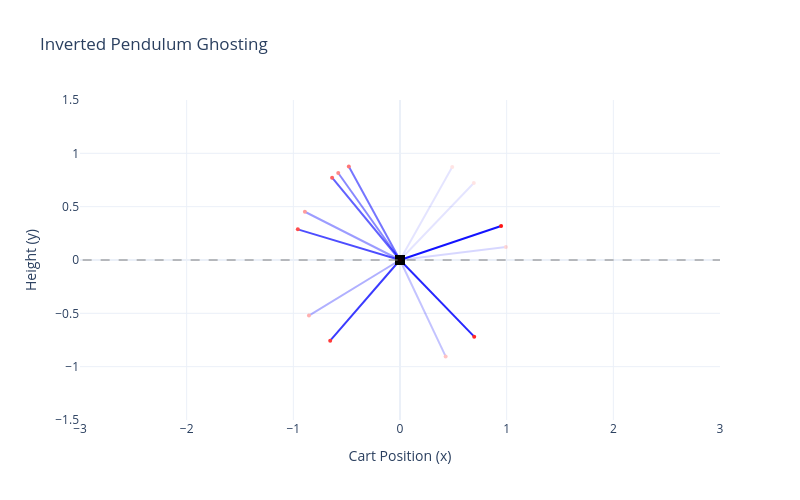

Notebook code for this chart:
### Code cell
def plot_simulation_ghosting(
    history: list[dict[str, float]],
    pole_length: float = 1.0,
    title: str = "Inverted Pendulum Ghosting",
):
    fig = go.Figure()

    # Draw the ground line
    fig.add_shape(
        type="line",
        x0=-5,
        y0=0,
        x1=5,
        y1=0,
        line=dict(color="Gray", width=1, dash="dash"),
    )

    for i, entry in enumerate(history):
        total_ghosts = len(history)

        cart_x = entry["x"]
        theta = entry["theta"]

        # 0 radians is up so x = sin, y = cos
        pole_x = cart_x + pole_length * np.sin(theta)
        pole_y = pole_length * np.cos(theta)

        opacity = max(0.1, i / total_ghosts)

        fig.add_trace(
            go.Scatter(
                x=[cart_x, pole_x],
                y=[0, pole_y],
                mode="lines+markers",
                line=dict(width=2, color="blue"),
                marker=dict(size=4, color="red"),
                opacity=opacity,
                showlegend=False,
                hoverinfo="text",
                text=f"Frame: {entry['frame']} | Theta: {np.degrees(theta):.1f}°",
            )
        )

        fig.add_trace(
            go.Scatter(
                x=[cart_x],
                y=[0],
                mode="markers",
                marker=dict(symbol="square", size=10, color="black"),
                opacity=opacity,
                showlegend=False,
            )
        )

    fig.update_layout(
        title=title,
        xaxis=dict(title="Cart Position (x)", range=[-2.5, 2.5]),
        yaxis=dict(
            title="Height (y)", range=[-1.5, 1.5], scaleanchor="x", scaleratio=1
        ),
        template="plotly_white",
        width=800,
        height=500,
    )

    return fig

plot_simulation_ghosting(history[::5], simple_cart.l)

### Figure 1 — Plotly figure (JSON) as saved in the notebook; plotly's stock layout.template omitted (floating-point values rounded to 4 significant figures)
{"data": [{"hoverinfo": "text", "line": {"color": "blue", "width": 2}, "marker": {"color": "red", "size": 4}, "mode": "lines+markers", "opacity": 0.1, "showlegend": false, "text": "Frame: 1 | Theta: 29.3°", "type": "scatter", "x": [0, 0.4897], "y": [0, 0.8719]}, {"marker": {"color": "black", "size": 10, "symbol": "square"}, "mode": "markers", "opacity": 0.1, "showlegend": false, "type": "scatter", "x": [0], "y": [0]}, {"hoverinfo": "text", "line": {"color": "blue", "width": 2}, "marker": {"color": "red", "size": 4}, "mode": "lines+markers", "opacity": 0.1, "showlegend": false, "text": "Frame: 6 | Theta: 43.8°", "type": "scatter", "x": [0, 0.6922], "y": [0, 0.7217]}, {"marker": {"color": "black", "size": 10, "symbol": "square"}, "mode": "markers", "opacity": 0.1, "showlegend": false, "type": "scatter", "x": [0], "y": [0]}, {"hoverinfo": "text", "line": {"color": "blue", "width": 2}, "marker": {"color": "red", "size": 4}, "mode": "lines+markers", "opacity": 0.1538, "showlegend": false, "text": "Frame: 11 | Theta: 83.0°", "type": "scatter", "x": [0, 0.9926], "y": [0, 0.1216]}, {"marker": {"color": "black", "size": 10, "symbol": "square"}, "mode": "markers", "opacity": 0.1538, "showlegend": false, "type": "scatter", "x": [0], "y": [0]}, {"hoverinfo": "text", "line": {"color": "blue", "width": 2}, "marker": {"color": "red", "size": 4}, "mode": "lines+markers", "opacity": 0.2308, "showlegend": false, "text": "Frame: 16 | Theta: 154.7°", "type": "scatter", "x": [0, 0.428], "y": [0, -0.9038]}, {"marker": {"color": "black", "size": 10, "symbol": "square"}, "mode": "markers", "opacity": 0.2308, "showlegend": false, "type": "scatter", "x": [0], "y": [0]}, {"hoverinfo": "text", "line": {"color": "blue", "width": 2}, "marker": {"color": "red", "size": 4}, "mode": "lines+markers", "opacity": 0.3077, "showlegend": false, "text": "Frame: 21 | Theta: -121.4°", "type": "scatter", "x": [0, -0.8536], "y": [0, -0.5209]}, {"marker": {"color": "black", "size": 10, "symbol": "square"}, "mode": "markers", "opacity": 0.3077, "showlegend": false, "type": "scatter", "x": [0], "y": [0]}, {"hoverinfo": "text", "line": {"color": "blue", "width": 2}, "marker": {"color": "red", "size": 4}, "mode": "lines+markers", "opacity": 0.3846, "showlegend": false, "text": "Frame: 26 | Theta: -63.1°", "type": "scatter", "x": [0, -0.8919], "y": [0, 0.4523]}, {"marker": {"color": "black", "size": 10, "symbol": "square"}, "mode": "markers", "opacity": 0.3846, "showlegend": false, "type": "scatter", "x": [0], "y": [0]}, {"hoverinfo": "text", "line": {"color": "blue", "width": 2}, "marker": {"color": "red", "size": 4}, "mode": "lines+markers", "opacity": 0.4615, "showlegend": false, "text": "Frame: 31 | Theta: -35.4°", "type": "scatter", "x": [0, -0.5791], "y": [0, 0.8152]}, {"marker": {"color": "black", "size": 10, "symbol": "square"}, "mode": "markers", "opacity": 0.4615, "showlegend": false, "type": "scatter", "x": [0], "y": [0]}, {"hoverinfo": "text", "line": {"color": "blue", "width": 2}, "marker": {"color": "red", "size": 4}, "mode": "lines+markers", "opacity": 0.5385, "showlegend": false, "text": "Frame: 36 | Theta: -28.7°", "type": "scatter", "x": [0, -0.4798], "y": [0, 0.8774]}, {"marker": {"color": "black", "size": 10, "symbol": "square"}, "mode": "markers", "opacity": 0.5385, "showlegend": false, "type": "scatter", "x": [0], "y": [0]}, {"hoverinfo": "text", "line": {"color": "blue", "width": 2}, "marker": {"color": "red", "size": 4}, "mode": "lines+markers", "opacity": 0.6154, "showlegend": false, "text": "Frame: 41 | Theta: -39.5°", "type": "scatter", "x": [0, -0.6365], "y": [0, 0.7713]}, {"marker": {"color": "black", "size": 10, "symbol": "square"}, "mode": "markers", "opacity": 0.6154, "showlegend": false, "type": "scatter", "x": [0], "y": [0]}, {"hoverinfo": "text", "line": {"color": "blue", "width": 2}, "marker": {"color": "red", "size": 4}, "mode": "lines+markers", "opacity": 0.6923, "showlegend": false, "text": "Frame: 46 | Theta: -73.3°", "type": "scatter", "x": [0, -0.9579], "y": [0, 0.2872]}, {"marker": {"color": "black", "size": 10, "symbol": "square"}, "mode": "markers", "opacity": 0.6923, "showlegend": false, "type": "scatter", "x": [0], "y": [0]}, {"hoverinfo": "text", "line": {"color": "blue", "width": 2}, "marker": {"color": "red", "size": 4}, "mode": "lines+markers", "opacity": 0.7692, "showlegend": false, "text": "Frame: 51 | Theta: -139.1°", "type": "scatter", "x": [0, -0.6544], "y": [0, -0.7561]}, {"marker": {"color": "black", "size": 10, "symbol": "square"}, "mode": "markers", "opacity": 0.7692, "showlegend": false, "type": "scatter", "x": [0], "y": [0]}, {"hoverinfo": "text", "line": {"color": "blue", "width": 2}, "marker": {"color": "red", "size": 4}, "mode": "lines+markers", "opacity": 0.8462, "showlegend": false, "text": "Frame: 56 | Theta: 135.9°", "type": "scatter", "x": [0, 0.6956], "y": [0, -0.7184]}, {"marker": {"color": "black", "size": 10, "symbol": "square"}, "mode": "markers", "opacity": 0.8462, "showlegend": false, "type": "scatter", "x": [0], "y": [0]}, {"hoverinfo": "text", "line": {"color": "blue", "width": 2}, "marker": {"color": "red", "size": 4}, "mode": "lines+markers", "opacity": 0.9231, "showlegend": false, "text": "Frame: 61 | Theta: 71.4°", "type": "scatter", "x": [0, 0.9478], "y": [0, 0.3189]}, {"marker": {"color": "black", "size": 10, "symbol": "square"}, "mode": "markers", "opacity": 0.9231, "showlegend": false, "type": "scatter", "x": [0], "y": [0]}], "layout": {"height": 500, "shapes": [{"line": {"color": "Gray", "dash": "dash", "width": 1}, "type": "line", "x0": -5, "x1": 5, "y0": 0, "y1": 0}], "title": {"text": "Inverted Pendulum Ghosting"}, "width": 800, "xaxis": {"range": [-2.5, 2.5], "title": {"text": "Cart Position (x)"}}, "yaxis": {"range": [-1.5, 1.5], "scaleanchor": "x", "scaleratio": 1, "title": {"text": "Height (y)"}}}}
